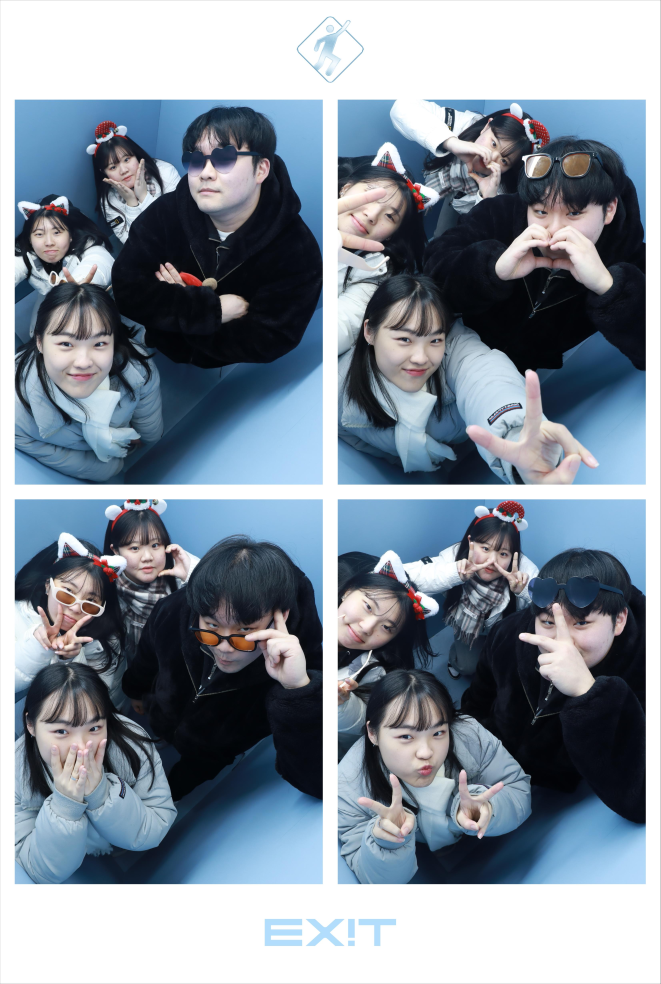
#> input picture data/test/fourcut/ElDuRrpjXuoV.jpg, 3304 x 4920 px (shown at 1/5 size); its folder holds only this picture in this run
$ python evaluate.py
#> lines starting #> are read from the running program, lines starting #| are printed output that depends on the picture
### src/preprocessing.py
# 이미지 전처리 모듈
# 사진을 AI가 이해할 수 있는 숫자 데이터로 변환

import numpy as np
from PIL import Image
import shutil
from pathlib import Path
import random


class ImagePreprocessor:
    """
    이미지 전처리기
    - 사진을 불러와서 AI가 사용할 수 있는 형태로 바꿔줌
    """

    def __init__(self, target_size=(64, 64), grayscale=True, normalize=True):
        self.target_size = target_size  # 이미지 크기 (가로, 세로)
        self.grayscale = grayscale      # 흑백으로 변환할지 여부
        self.normalize = normalize      # 0~1 사이로 정규화할지 여부

    def load_image(self, image_path):
        """
        이미지 파일 불러오기
        """
#> called with image_path = 'data/test/fourcut/ElDuRrpjXuoV.jpg'
        return Image.open(image_path)
#> returned value is the input picture: PIL image 3304x4920 RGB; mean R, G, B 132, 143.3, 155.1

    def resize(self, image):
        """
        이미지 크기 조정 (모든 사진을 같은 크기로 만듦)
        """
        # Pillow 버전에 따라 다른 방식 사용
        if hasattr(Image, 'Resampling'):
            resample = Image.Resampling.LANCZOS
        else:
            resample = Image.LANCZOS
        return image.resize(self.target_size, resample)
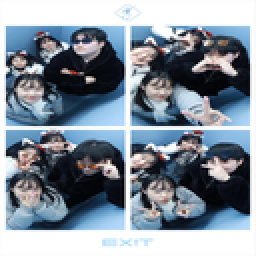
#> returned value: PIL image 128x128 RGB (shown 2 times larger); mean R, G, B 131.8, 143.1, 155

    def to_grayscale(self, image):
        """
        컬러 이미지를 흑백으로 변환
        - 흑백이 더 간단하고 빠름
        """
        return image.convert('L')
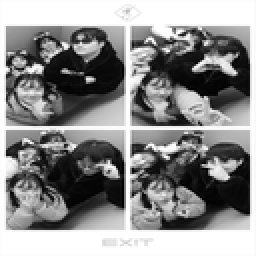
#> returned value: PIL image 128x128 L (shown 2 times larger); min 0, max 255, mean 141.1

    def to_array(self, image):
        """
        이미지를 숫자 배열로 변환
        - 예: 64x64 이미지 → 4096개의 숫자
        """
        return np.array(image)

    def normalize_array(self, array):
        """
        숫자 범위를 0~1로 변환
        - 원래: 0~255 (픽셀값)
        - 변환 후: 0.0~1.0 (AI가 학습하기 좋음)
        """
        return array.astype(np.float32) / 255.0
#> returned value: shape (128, 128) float32

    def vectorize(self, array):
        """
        2D 배열을 1D로 펴기
        - 예: [[1,2], [3,4]] → [1,2,3,4]
        """
        return array.flatten()

    def preprocess(self, image_path):
        """
        전체 전처리 과정 실행
        1. 이미지 불러오기
        2. 크기 조정
        3. 흑백 변환
        4. 숫자 배열로 변환
        5. 정규화
        6. 1D 벡터로 변환
        """
        # 1. 이미지 불러오기
        image = self.load_image(image_path)

        # 2. 크기 조정
        image = self.resize(image)

        # 3. 흑백 변환
        if self.grayscale:
            image = self.to_grayscale(image)

        # 4. 배열로 변환
        array = self.to_array(image)

        # 5. 정규화
        if self.normalize:
            array = self.normalize_array(array)

        # 6. 1D 벡터로 변환
        vector = self.vectorize(array)
#> vector = 16384 values, max 1 at index 129, min 0 at index 4718, mean 0.553

        return vector

    def preprocess_batch(self, image_paths):
        """
        여러 이미지를 한번에 전처리
        """
        vectors = []
        for path in image_paths:
            vector = self.preprocess(path)
            vectors.append(vector)
        return np.array(vectors)


# [113 lines left out: function split_dataset, not called in this run]


# [11 lines that do not run on import are left out]

### src/model.py
# 단층 퍼셉트론(SLP) 모델
# 네컷 사진인지 일반 사진인지 구분하는 AI 모델

import numpy as np


class SingleLayerPerceptron:
    """
    단층 퍼셉트론: 가장 간단한 인공지능 모델
    - 사진을 보고 네컷인지 일반 사진인지 판단합니다
    """

    SIGMOID_CLIP_RANGE = 500  # 계산 오류 방지용 숫자

    def __init__(self, input_size, learning_rate=0.01, epochs=100, random_state=42):
        # 모델 설정값 저장
        self.input_size = input_size        # 입력 데이터 크기
        self.learning_rate = learning_rate  # 학습 속도 (너무 크면 불안정, 너무 작으면 느림)
        self.epochs = epochs                # 학습 반복 횟수
        self.random_state = random_state    # 랜덤 시드 (재현성 위해)

        # 가중치 초기화 (모델의 뇌 역할)
        np.random.seed(self.random_state)
        self.weights = np.random.randn(input_size) * 0.01  # 작은 랜덤값으로 시작
        self.bias = 0.0  # 편향 (기본 성향)

        # 학습 기록 저장
        self.loss_history = []      # 손실 기록
        self.accuracy_history = []  # 정확도 기록

    def activation(self, z):
        """
        시그모이드 함수: 어떤 숫자든 0~1 사이로 변환
        - 0.5보다 크면 네컷, 작으면 일반으로 판단
        """
        return 1 / (1 + np.exp(-np.clip(z, -self.SIGMOID_CLIP_RANGE, self.SIGMOID_CLIP_RANGE)))

    def predict_proba(self, X):
        """
        확률 예측: 네컷일 확률을 0~1 사이 숫자로 계산
        """
        z = np.dot(X, self.weights) + self.bias  # 가중치와 입력을 곱해서 더함
        return self.activation(z)  # 0~1 사이로 변환

    def predict(self, X, threshold=0.5):
        """
        클래스 예측: 네컷(1) 또는 일반(0)으로 최종 결정
        - threshold: 기준값 (기본 0.5)
        """
        proba = self.predict_proba(X)  # 확률 계산
        return (proba >= threshold).astype(int)  # 기준값보다 크면 1, 아니면 0

    # [61 lines left out: functions compute_loss, compute_accuracy, fit, evaluate, not called in this run]

### src/utils.py
# 유틸리티 함수 모음
# 모델 저장/불러오기, 로그 기록 등 도우미 함수들

import os
from pathlib import Path
from typing import Tuple
import numpy as np


# [28 lines left out: functions ensure_dir, save_weights_numpy, not called in this run]


def load_weights_numpy(model_dir="model"):
    """
    저장된 모델(가중치와 편향)을 불러오기
    """
#> called with model_dir = 'model'
    model_dir_path = Path(model_dir)
    model_path = model_dir_path / "model.npy"
    bias_path = model_dir_path / "bias.npy"

    # 파일이 없으면 오류 메시지
    if not model_path.exists():
        raise FileNotFoundError(f"가중치 파일을 찾을 수 없습니다: {model_path}")
    if not bias_path.exists():
        raise FileNotFoundError(f"편향 파일을 찾을 수 없습니다: {bias_path}")

    # 파일 불러오기
    W = np.load(model_path)
#> (reads model/model.npy from the repository)
    b = np.load(bias_path)
#> (reads model/bias.npy from the repository)

    return W, b


# [15 lines left out: functions append_log, write_epoch_log, not called in this run]

### src/evaluate.py
# 전체 테스트셋 평가 프로그램
# 여러 이미지를 한번에 테스트해서 정확도를 측정

import argparse
import os
import sys
from pathlib import Path
import numpy as np

# 프로젝트 폴더를 Python이 찾을 수 있게 추가
sys.path.append(str(Path(__file__).parent.parent))
project_root = Path(__file__).parent.parent
os.chdir(project_root)

from src.preprocessing import ImagePreprocessor
from src.model import SingleLayerPerceptron
from src.utils import load_weights_numpy


def collect_paths(root):
    """
    테스트 폴더에서 모든 이미지 경로를 수집
    - fourcut 폴더: 네컷 사진 (라벨 1)
    - normal 폴더: 일반 사진 (라벨 0)
    """
    fourcut = Path(root) / "fourcut"
    normal = Path(root) / "normal"
    non_fourcut = Path(root) / "non_fourcut"  # 예전 이름도 지원

    paths = []  # 이미지 경로 리스트
    labels = []  # 정답 리스트

    # 네컷 사진 수집 (라벨 1)
    for p in sorted(fourcut.glob("*")):
        if p.suffix.lower() in {".jpg", ".jpeg", ".png"}:
            paths.append(str(p))
            labels.append(1)

    # 일반 사진 수집 (라벨 0)
    neg_dirs = [normal, non_fourcut]
    for nd in neg_dirs:
        if nd.exists():
            for p in sorted(nd.glob("*")):
                if p.suffix.lower() in {".jpg", ".jpeg", ".png"}:
                    paths.append(str(p))
                    labels.append(0)

    if not paths:
        raise ValueError(f"테스트 이미지가 없습니다: {root}")

    return paths, np.array(labels)


def main():
    # 명령줄 옵션 설정
    parser = argparse.ArgumentParser(description="테스트셋 정확도 평가")
    parser.add_argument("--data-dir", type=str, default="data/test",
                       help="테스트 폴더 경로")
    parser.add_argument("--model-dir", type=str, default="model",
                       help="모델 폴더 경로")
    parser.add_argument("--image-size", type=int, default=128,
                       help="이미지 크기")
    parser.add_argument("--threshold", type=float, default=0.45,
                       help="분류 기준값 (기본: 0.45)")
    parser.add_argument("--find-best-threshold", action="store_true",
                       help="최적 임계값 자동으로 찾기")
    args = parser.parse_args()

    # 이미지 전처리기 준비
    pre = ImagePreprocessor(target_size=(args.image_size, args.image_size),
                           grayscale=True,
                           normalize=True)

    # 테스트 이미지 불러오기
    try:
        paths, labels = collect_paths(args.data_dir)
    except ValueError as e:
        print(f"오류: {e}")
        return

    # 이미지를 숫자 데이터로 변환
    X = pre.preprocess_batch(paths)

    # 저장된 모델 불러오기
    model = SingleLayerPerceptron(input_size=X.shape[1])
    W, b = load_weights_numpy(args.model_dir)
    model.weights = W
    model.bias = float(b)

    # 최적 임계값 찾기 모드
    if args.find_best_threshold:
        print("\n🔍 최적 임계값 탐색 중...\n")
        print(f"{'임계값':<10} {'전체 정확도':<12} {'네컷 정확도':<12} {'일반 정확도':<12}")
        print("-" * 60)

        best_threshold = 0.5
        best_acc = 0.0
        best_balanced_acc = 0.0

        # 0.1부터 0.95까지 0.05씩 증가하며 테스트
        for thresh in np.arange(0.1, 1.0, 0.05):
            preds_test = model.predict(X, threshold=thresh)
            acc = float(np.mean(preds_test == labels))

            # 네컷과 일반 각각의 정확도 계산
            fourcut_mask = labels == 1
            normal_mask = labels == 0
            fourcut_acc = float(np.mean(preds_test[fourcut_mask] == labels[fourcut_mask])) if np.any(fourcut_mask) else 0
            normal_acc = float(np.mean(preds_test[normal_mask] == labels[normal_mask])) if np.any(normal_mask) else 0

            # 균형 정확도 (네컷 정확도 + 일반 정확도의 평균)
            balanced_acc = (fourcut_acc + normal_acc) / 2

            print(f"{thresh:<10.2f} {acc:<12.4f} {fourcut_acc:<12.4f} {normal_acc:<12.4f}")

            # 가장 좋은 임계값 저장
            if balanced_acc > best_balanced_acc:
                best_balanced_acc = balanced_acc
                best_threshold = thresh
                best_acc = acc

        print("-" * 60)
        print(f"\n🏆 최적 임계값: {best_threshold:.2f}")
        print(f"   전체 정확도: {best_acc:.4f} ({best_acc*100:.2f}%)")
        print(f"   균형 정확도: {best_balanced_acc:.4f} ({best_balanced_acc*100:.2f}%)")
        print(f"\n💡 권장: 이 임계값으로 재평가하려면 --threshold {best_threshold:.2f} 옵션을 사용하세요.\n")
        return

    # 일반 평가 모드
    if args.threshold != 0.5:
        print(f"\n⚙️  사용자 지정 임계값: {args.threshold}")
        print(f"   💡 임계값이 낮을수록 네컷으로 분류하기 쉬워집니다.\n")

    # 예측 수행
    preds = model.predict(X, threshold=args.threshold)
#> in predict_proba, `z = np.dot(X, self.weights) + self.bias`: z = [-1.31]
#> in predict, `proba = self.predict_proba(X)`: proba = [0.213]
#> preds = [0]
    acc = float(np.mean(preds == labels))
#> acc = 0

    # 네컷과 일반 각각의 정확도 계산
    fourcut_mask = labels == 1
    normal_mask = labels == 0
    fourcut_acc = float(np.mean(preds[fourcut_mask] == labels[fourcut_mask])) if np.any(fourcut_mask) else 0
#> fourcut_acc = 0
    normal_acc = float(np.mean(preds[normal_mask] == labels[normal_mask])) if np.any(normal_mask) else 0
#> normal_acc = 0

    # 혼동 행렬 계산
    tp = np.sum((preds == 1) & (labels == 1))  # 네컷을 네컷으로 맞춤
#> tp = 0
    fp = np.sum((preds == 1) & (labels == 0))  # 일반을 네컷으로 틀림
#> fp = 0
    tn = np.sum((preds == 0) & (labels == 0))  # 일반을 일반으로 맞춤
#> tn = 0
    fn = np.sum((preds == 0) & (labels == 1))  # 네컷을 일반으로 틀림
#> fn = 1

    # 결과 출력
    print("=" * 60)
    print("테스트셋 평가 결과")
    print("=" * 60)
    print(f"분류 임계값: {args.threshold}")
    print(f"전체 샘플 수: {len(labels)}")
    print(f"  - 네컷 이미지: {np.sum(labels == 1)}개")
    print(f"  - 일반 이미지: {np.sum(labels == 0)}개")
    print()
    print(f"전체 정확도: {acc:.4f} ({acc*100:.2f}%)")
#| 전체 정확도: 0.0000 (0.00%)
    print(f"  - 네컷 정확도: {fourcut_acc:.4f} ({fourcut_acc*100:.2f}%)")
#|   - 네컷 정확도: 0.0000 (0.00%)
    print(f"  - 일반 정확도: {normal_acc:.4f} ({normal_acc*100:.2f}%)")
#|   - 일반 정확도: 0.0000 (0.00%)
    print()
    print("혼동 행렬 (Confusion Matrix):")
    print(f"                예측: 일반    예측: 네컷")
    print(f"실제: 일반        {tn:>4}        {fp:>4}  ← 일반을 네컷으로 오분류: {fp}개")
#| 실제: 일반           0           0  ← 일반을 네컷으로 오분류: 0개
    print(f"실제: 네컷        {fn:>4}        {tp:>4}  ← 네컷을 일반으로 오분류: {fn}개")
#| 실제: 네컷           1           0  ← 네컷을 일반으로 오분류: 1개
    print()

    # 오분류 분석
    if fp > 0:
        print(f"⚠️  문제: 일반 이미지 {np.sum(labels == 0)}개 중 {fp}개를 네컷으로 잘못 분류!")
        print(f"   → 일반 이미지 오분류 비율: {fp/np.sum(labels == 0)*100:.1f}%")

    if fn > 0:
        print(f"⚠️  문제: 네컷 이미지 {np.sum(labels == 1)}개 중 {fn}개를 일반으로 잘못 분류!")
#| ⚠️  문제: 네컷 이미지 1개 중 1개를 일반으로 잘못 분류!
        print(f"   → 네컷 이미지 오분류 비율: {fn/np.sum(labels == 1)*100:.1f}%")
#|    → 네컷 이미지 오분류 비율: 100.0%
        print(f"   💡 해결방안: 최적 임계값을 찾으려면 --find-best-threshold 옵션을 사용하세요.")

    print("=" * 60)


if __name__ == "__main__":
    main()
